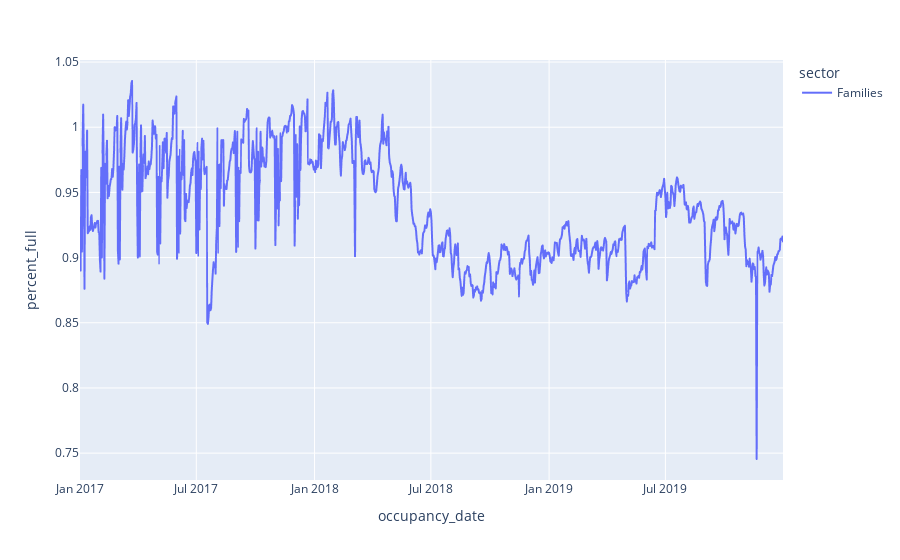

Notebook code for this chart:
### Code cell
fig = px.line(sector[sector['sector']=='Families'], x="occupancy_date", y = "percent_full", color = "sector")
fig.show()

### Figure 1 — Plotly figure (JSON) as saved in the notebook; plotly's stock layout.template omitted (floating-point values rounded to 4 significant figures; data arrays with more than 128 entries replaced by an {"elided": "..."} marker saying what was removed)
{"data": [{"hoverlabel": {"namelength": 0}, "hovertemplate": "sector=Families<br>occupancy_date=%{x}<br>percent_full=%{y}", "legendgroup": "Families", "line": {"color": "#636efa", "dash": "solid"}, "mode": "lines", "name": "Families", "showlegend": true, "type": "scattergl", "x": {"elided": "1095 str values"}, "xaxis": "x", "y": {"elided": "1095 float values"}, "yaxis": "y"}], "layout": {"autosize": true, "legend": {"title": {"text": "sector"}, "tracegroupgap": 0}, "margin": {"t": 60}, "xaxis": {"anchor": "y", "autorange": true, "domain": [0, 1], "range": ["2017-01-01", "2019-12-31"], "title": {"text": "occupancy_date"}, "type": "date"}, "yaxis": {"anchor": "x", "autorange": true, "domain": [0, 1], "range": [0.7294, 1.052], "title": {"text": "percent_full"}, "type": "linear"}}}
